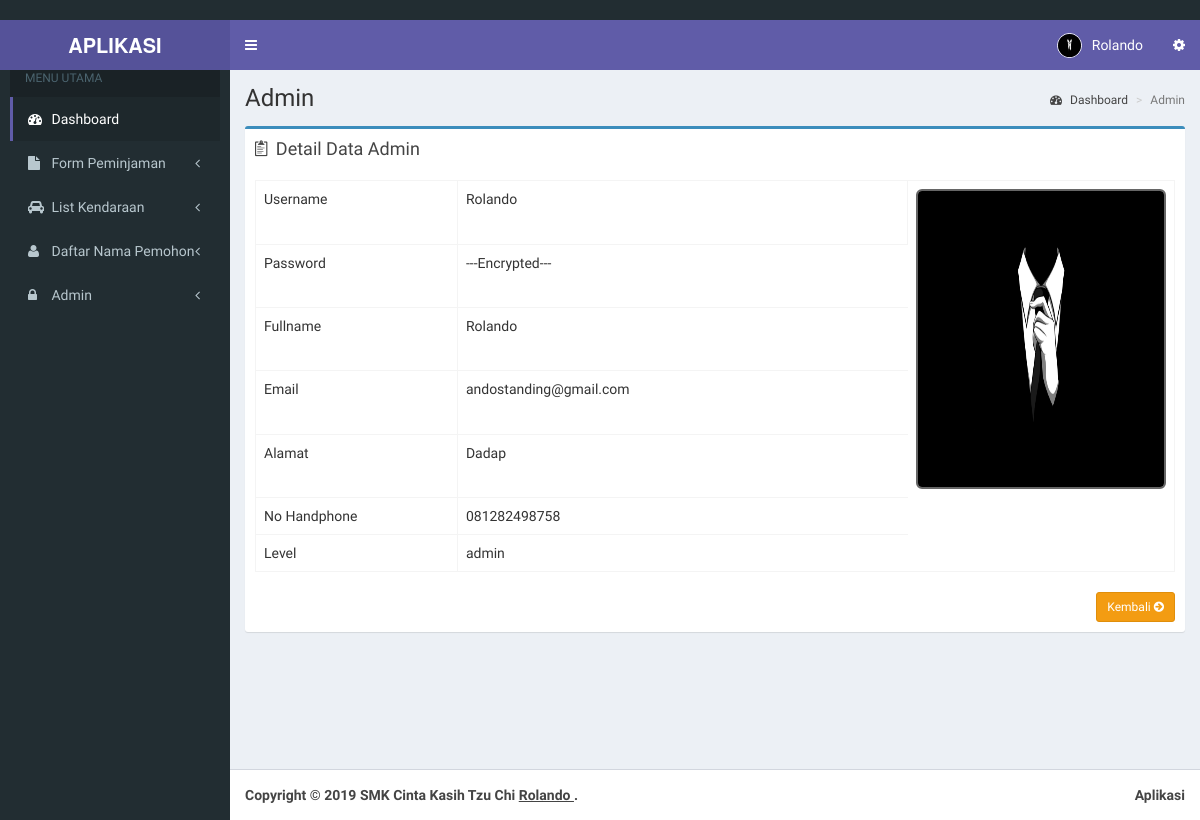
Before: /admin/detail-admin.php?hal=edit&kd=4 (signed in) with the older database file.
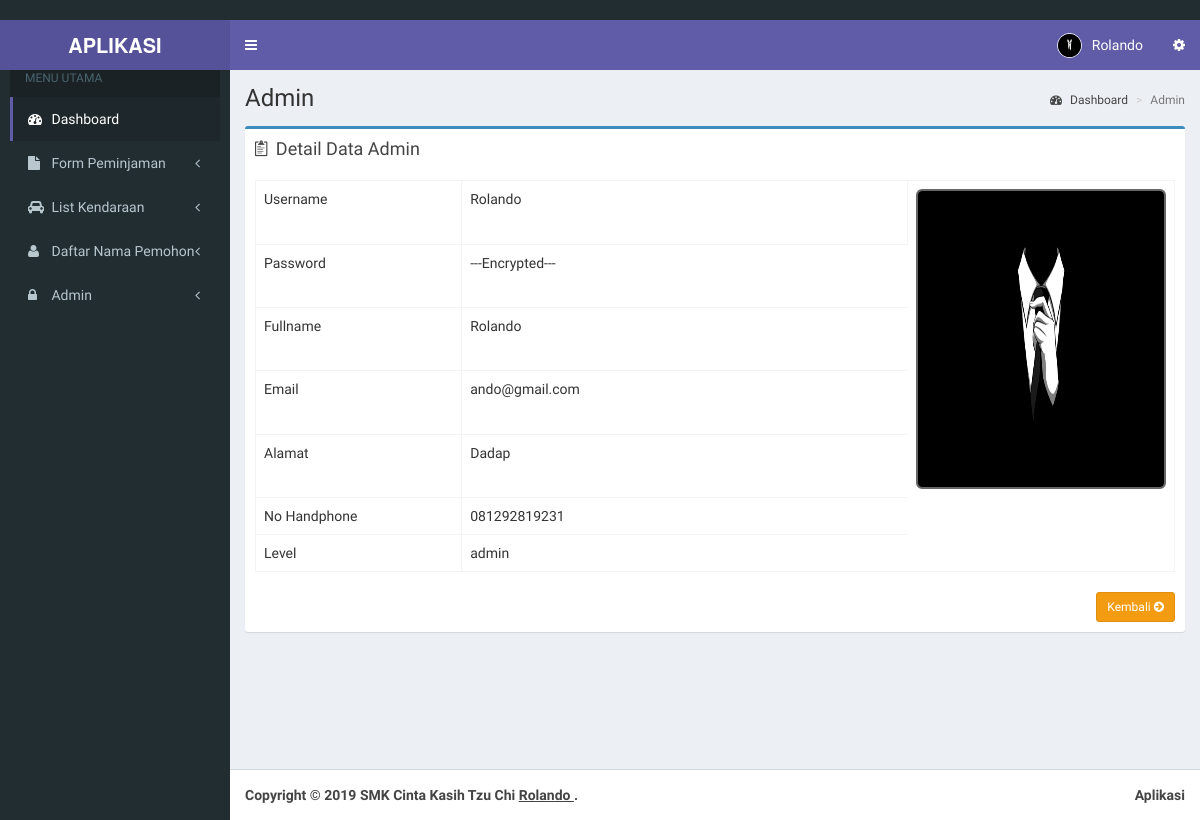
After: the same page with the newer database file.
### tables this page shows
CREATE TABLE `user` (
  `user_id` int(10) NOT NULL,
  `username` varchar(200) NOT NULL,
  `password` varchar(200) NOT NULL,
  `fullname` varchar(300) NOT NULL,
  `email` varchar(100) NOT NULL,
  `alamat` varchar(30) NOT NULL,
  `no_hp` varchar(20) NOT NULL,
  `level` char(20) NOT NULL,
  `gambar` varchar(200) NOT NULL
);

### admin/detail-admin.php (the view, shortened to what this page needs)
<!DOCTYPE html>
<html>
  <?php include "head.php"; ?>
  <body class="hold-transition skin-purple sidebar-mini">
    <div class="wrapper">
      <?php include "header.php"; ?>
      <?php include "menu.php"; ?>
      <div class="content-wrapper">
        <section class="content-header">
          <h1>
            Admin
          </h1>
          <ol class="breadcrumb">
            <li><a href="index.php"><i class="fa fa-dashboard"></i> Dashboard</a></li>
            <li class="active">Admin</li>
          </ol>
        </section>
        <section class="content">
          <div class="row">
            <section class="col-lg-12 connectedSortable">
              <div class="box box-primary">
                <div class="box-header">
                  <i class="ion ion-clipboard"></i>
                  <h3 class="box-title">Detail Data Admin</h3>
                </div>
                <?php
            $query = mysqli_query($koneksi, "SELECT * FROM user WHERE user_id='$_GET[kd]'");
            $data  = mysqli_fetch_array($query);
            ?>
                <div class="box-body">
                  <div class="form-panel">
                      <table id="example" class="table table-hover table-bordered">
                      <tr>
                      <td>Username</td>
                      <td><?php echo $data['username']; ?></td>
                      <td rowspan="5"><div class="pull-right image">
                            <img src="<?php echo $data['gambar']; ?>" class="img-rounded" height="300" width="250" alt="User Image" style="border: 2px solid #666;" />
                        </div></td>
                      </tr>
                      <tr>
                      <td width="250">Password</td>
                      <td width="565" colspan="1">---Encrypted---</td>
                      </tr>
                      <tr>
                      <td>Fullname</td>
                      <td colspan="1"><?php echo $data['fullname']; ?></td>
                      </tr>
                      <tr>
                      <td>Email</td>
                      <td colspan="1"><?php echo $data['email']; ?></td>
                      </tr>
                      <tr>
                      <td>Alamat</td>
                      <td colspan="1"><?php echo $data['alamat']; ?></td>
                      </tr>
                      <tr>
                      <td>No Handphone</td>
                      <td colspan="1"><?php echo $data['no_hp']; ?></td>
                      </tr>
                      <tr>
                      <td>Level</td></td>
                      <td colspan="1"><?php echo $data['level']; ?></td>
                      </tr>
                      </table>
                      <div class="text-right">
                  <a href="index.php" class="btn btn-sm btn-warning">Kembali <i class="fa fa-arrow-circle-right"></i></a>
                </div>
                  </div>
                </div>
              </div>
            </section>
          </div>
        </section>
      </div>
      <?php include "footer.php"; ?>
    </div>
  </body>
</html>

Changed rows visible on the page:
changed user "Rolando": email "andostanding@gmail.com" → "ando@gmail.com"; no_hp "081282498758" → "081292819231"
